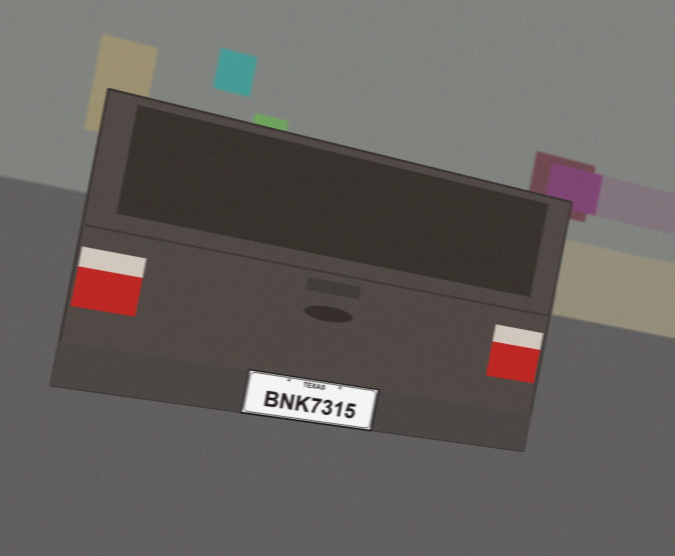
#> input picture samples/angled-street.png, 1349 x 1112 px (shown at 1/2 size)
$ python -i rectify.py   (imports and definitions only)   (older library calls are emulated)
#> lines starting #> are read from the running program, lines starting #| are printed output that depends on the picture
### plateread/util.py
"""Small shared helpers used across the pipeline."""
from __future__ import annotations

from pathlib import Path

import cv2
import numpy as np

ALPHABET = "ABCDEFGHIJKLMNOPQRSTUVWXYZ0123456789"
DIGITS = "0123456789"
LETTERS = "ABCDEFGHIJKLMNOPQRSTUVWXYZ"


# [18 lines left out: functions imread_any, imwrite_any, not called in this run]


def to_gray(img: np.ndarray) -> np.ndarray:
    return cv2.cvtColor(img, cv2.COLOR_BGR2GRAY) if img.ndim == 3 else img


def to_bgr(img: np.ndarray) -> np.ndarray:
    return cv2.cvtColor(img, cv2.COLOR_GRAY2BGR) if img.ndim == 2 else img


# [7 lines left out: function norm8, not called in this run]


def clip8(a: np.ndarray) -> np.ndarray:
    """Clamp to uint8 without rescaling (preserves absolute brightness)."""
    return np.clip(np.asarray(a), 0, 255).astype(np.uint8)


# [16 lines left out: functions resize_max, scale_to_height, not called in this run]


def variance_of_laplacian(gray: np.ndarray) -> float:
    return float(cv2.Laplacian(gray.astype(np.float64), cv2.CV_64F).var())


def rms_contrast(gray: np.ndarray) -> float:
    g = gray.astype(np.float64) / 255.0
    return float(g.std())


def percentile_spread(gray: np.ndarray, lo: float = 5, hi: float = 95) -> float:
    a, b = np.percentile(gray, [lo, hi])
    return float(b - a)


# [11 lines left out: function stroke_width, not called in this run]


def ink_fraction(binary: np.ndarray) -> float:
    return float((binary > 0).mean())


# [19 lines left out: functions box_iou, smooth1d, not called in this run]

### plateread/rectify.py
"""Undoing geometry: perspective, rotation and shear.

These are the distortions that are genuinely, losslessly invertible - a plate
photographed from 40 degrees off-axis still contains every pixel of the
characters, just resampled onto a trapezoid. Getting the geometry right is
usually worth more than any amount of sharpening.
"""
from __future__ import annotations

import cv2
import numpy as np

from .detect import order_quad
from .util import smooth1d, to_gray


# [39 lines left out: functions pad_quad, warp_quad, not called in this run]


def rotate_bound(img: np.ndarray, angle: float) -> np.ndarray:
    """Rotate about the centre, growing the canvas so nothing is clipped."""
    h, w = img.shape[:2]
    c = (w / 2.0, h / 2.0)
    m = cv2.getRotationMatrix2D(c, angle, 1.0)
    cos, sin = abs(m[0, 0]), abs(m[0, 1])
    nw = int(h * sin + w * cos)
    nh = int(h * cos + w * sin)
    m[0, 2] += nw / 2.0 - c[0]
    m[1, 2] += nh / 2.0 - c[1]
    return cv2.warpAffine(img, m, (nw, nh), flags=cv2.INTER_CUBIC,
                          borderMode=cv2.BORDER_REPLICATE)


def _row_profile_energy(gray: np.ndarray) -> float:
    """Sharpness of the horizontal text band.

    When text sits level, the row-wise ink profile has steep shoulders: rows
    inside the band are full, rows outside are empty. Tilt smears that step,
    so the squared row-to-row difference peaks at the correct angle.
    """
    g = gray.astype(np.float64)
    g = cv2.GaussianBlur(g, (3, 3), 0)
    prof = np.abs(cv2.Sobel(g, cv2.CV_64F, 0, 1, ksize=3)).sum(axis=1)
    if prof.size < 4:
        return 0.0
    return float((np.diff(prof) ** 2).sum())


def estimate_rotation(gray: np.ndarray, max_angle: float = 46.0,
                      coarse: float = 2.0, fine: float = 0.25) -> float:
    """Coarse-to-fine search for the angle that makes the text band sharpest."""
    if min(gray.shape[:2]) < 12:
        return 0.0
    small = gray
    if max(gray.shape[:2]) > 400:
        s = 400.0 / max(gray.shape[:2])
        small = cv2.resize(gray, None, fx=s, fy=s, interpolation=cv2.INTER_AREA)

    def score(a: float) -> float:
        return _row_profile_energy(rotate_bound(small, a))

    angles = np.arange(-max_angle, max_angle + 1e-9, coarse)
    best = max(angles, key=score)
    lo, hi = best - coarse, best + coarse
    angles = np.arange(lo, hi + 1e-9, fine)
    best = max(angles, key=score)
    return float(best)


def apply_shear(img: np.ndarray, shear: float) -> np.ndarray:
    """Horizontal shear about the vertical centre (undoes italic slant)."""
    h, w = img.shape[:2]
    dx = abs(shear) * h
    m = np.array([[1.0, shear, -shear * h / 2.0 + dx / 2.0], [0.0, 1.0, 0.0]], np.float64)
    return cv2.warpAffine(img, m, (int(w + dx), h), flags=cv2.INTER_CUBIC,
                          borderMode=cv2.BORDER_REPLICATE)


def estimate_shear(binary: np.ndarray, limit: float = 0.6, step: float = 0.04) -> float:
    """Find the shear that makes the gaps between characters deepest.

    Slanted glyphs overlap in projection and fill the valleys between them.
    The correct de-slant maximises the variance of the column ink profile.
    """
    if min(binary.shape[:2]) < 12:
        return 0.0
    best_s, best_v = 0.0, -1.0
    for s in np.arange(-limit, limit + 1e-9, step):
        sheared = apply_shear(binary, float(s))
        prof = (sheared > 127).sum(axis=0).astype(np.float64)
        if prof.size < 8:
            continue
        v = float(prof.var() + 0.5 * (np.diff(prof) ** 2).mean())
        if v > best_v:
            best_v, best_s = v, float(s)
    return best_s


# [48 lines left out: function trim_border, not called in this run]


def rectify(img: np.ndarray, quad: np.ndarray | None = None, target_h: int = 128,
            do_rotate: bool = True, do_shear: bool = True,
            pad: bool = True, pad_x: float = 0.13, pad_y: float = 0.16) -> np.ndarray:
    """Full geometric normalisation: unwarp, level, de-slant, rescale."""
    gray = to_gray(img)
    if quad is not None:
        q = pad_quad(quad, pad_x, pad_y) if pad else quad
        out = warp_quad(gray, q, target_h=target_h)
    else:
        out = gray

    if do_rotate:
        ang = estimate_rotation(out, max_angle=46.0)
        if abs(ang) > 0.3:
            out = rotate_bound(out, ang)

    if do_shear:
        _, b = cv2.threshold(out, 0, 255, cv2.THRESH_BINARY + cv2.THRESH_OTSU)
        if b.mean() > 127:
            b = 255 - b
        s = estimate_shear(b)
        if abs(s) > 0.02:
            out = apply_shear(out, s)

    if out.shape[0] != target_h and out.shape[0] > 0:
        scale = target_h / float(out.shape[0])
        interp = cv2.INTER_CUBIC if scale > 1 else cv2.INTER_AREA
        out = cv2.resize(out, (max(8, int(round(out.shape[1] * scale))), target_h),
                         interpolation=interp)
    return out

>>> import cv2
>>> picture = cv2.imread('../samples/angled-street.png')
#> picture is the input picture: shape (1112, 1349, 3); mean B, G, R 94.4, 97.6, 101.8
>>> result = rectify(picture)
#> in estimate_rotation, `small = cv2.resize(gray, None, fx=s, fy=s, interpolation=cv2.INTER_AREA)`:
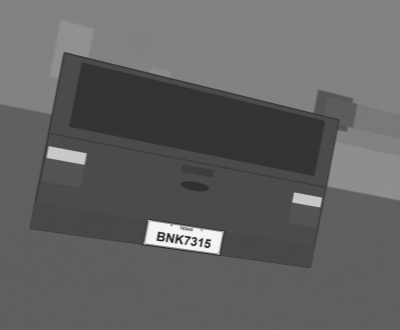
#> small: shape (330, 400); min 31, max 246, mean 98.5
#> in _row_profile_energy, `prof = np.abs(cv2.Sobel(g, cv2.CV_64F, 0, 1, ksize=3)).sum(axis=1)`: prof = 516 values, max 8031.6 at index 295, min 0 at index 0, mean 2441.8
#> in rotate_bound (call 10), `m = cv2.getRotationMatrix2D(c, angle, 1.0)`: m = [[0.883, -0.469, 100.9], [0.469, 0.883, -74.58]]
#> in rotate_bound (call 10), `cos, sin = abs(m[0, 0]), abs(m[0, 1])`: cos = 0.883; sin = 0.469
#> in rotate_bound (call 10), `nw = int(h * sin + w * cos)`: nw = 508
#> in rotate_bound (call 10), `nh = int(h * cos + w * sin)`: nh = 479
#> in rotate_bound (call 10), `return cv2.warpAffine(img, m, (nw, nh), flags=cv2.INTER_CUBIC, borderM..`:
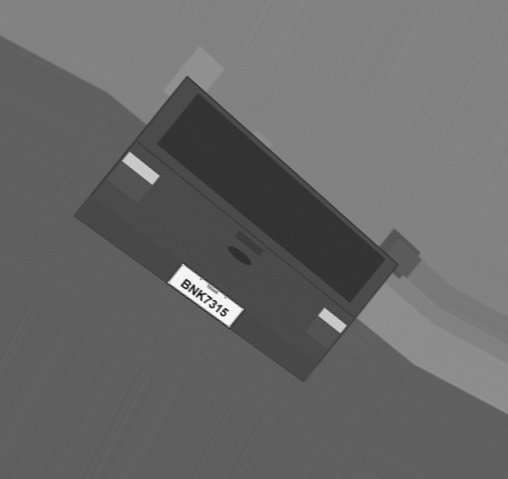
#> returned value: shape (479, 508); min 21, max 255, mean 104.5
#> in rotate_bound (call 11), `m = cv2.getRotationMatrix2D(c, angle, 1.0)`: m = [[0.899, -0.438, 92.57], [0.438, 0.899, -70.98]]
#> in rotate_bound (call 11), `cos, sin = abs(m[0, 0]), abs(m[0, 1])`: cos = 0.899; sin = 0.438
#> in rotate_bound (call 11), `nw = int(h * sin + w * cos)`: nw = 504
#> in rotate_bound (call 11), `nh = int(h * cos + w * sin)`: nh = 471
#> in rotate_bound (call 11), `return cv2.warpAffine(img, m, (nw, nh), flags=cv2.INTER_CUBIC, borderM..`:
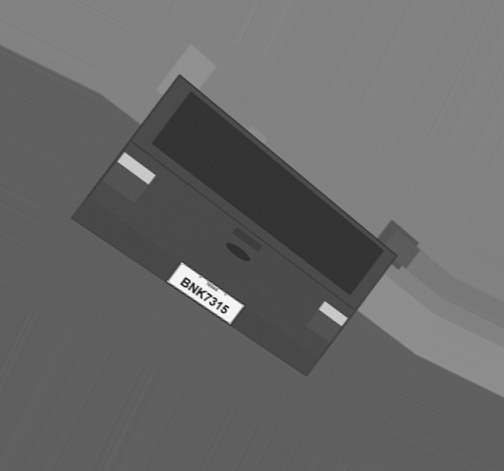
#> returned value: shape (471, 504); min 22, max 255, mean 104.4
#> in rotate_bound (call 12), `m = cv2.getRotationMatrix2D(c, angle, 1.0)`: m = [[0.914, -0.407, 84.4], [0.407, 0.914, -67.08]]
#> in rotate_bound (call 12), `cos, sin = abs(m[0, 0]), abs(m[0, 1])`: cos = 0.914; sin = 0.407
#> in rotate_bound (call 12), `nw = int(h * sin + w * cos)`: nw = 499
#> in rotate_bound (call 12), `nh = int(h * cos + w * sin)`: nh = 464
#> in rotate_bound (call 12), `return cv2.warpAffine(img, m, (nw, nh), flags=cv2.INTER_CUBIC, borderM..`:
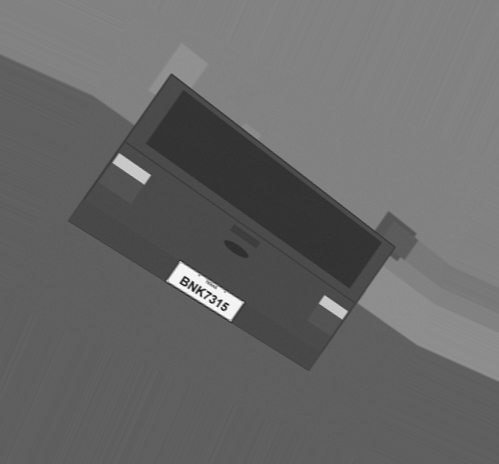
#> returned value: shape (464, 499); min 20, max 255, mean 104.2
#> in rotate_bound (call 13), `m = cv2.getRotationMatrix2D(c, angle, 1.0)`: m = [[0.927, -0.375, 76.37], [0.375, 0.927, -62.91]]
#> in rotate_bound (call 13), `cos, sin = abs(m[0, 0]), abs(m[0, 1])`: cos = 0.927; sin = 0.375
#> in rotate_bound (call 13), `nw = int(h * sin + w * cos)`: nw = 494
#> in rotate_bound (call 13), `nh = int(h * cos + w * sin)`: nh = 455
#> in rotate_bound (call 13), `return cv2.warpAffine(img, m, (nw, nh), flags=cv2.INTER_CUBIC, borderM..`:
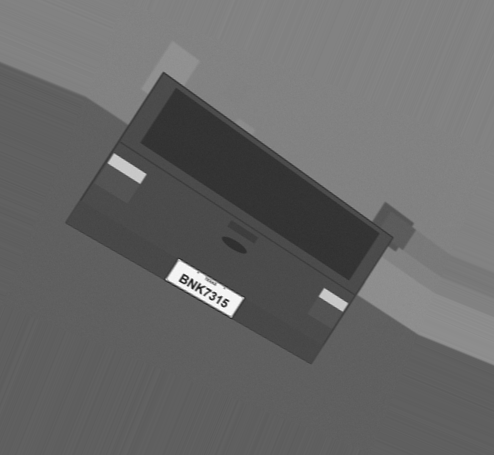
#> returned value: shape (455, 494); min 27, max 255, mean 104
#> in rotate_bound (call 14), `m = cv2.getRotationMatrix2D(c, angle, 1.0)`: m = [[0.94, -0.342, 68.49], [0.342, 0.94, -58.45]]
#> in rotate_bound (call 14), `cos, sin = abs(m[0, 0]), abs(m[0, 1])`: cos = 0.94; sin = 0.342
#> in rotate_bound (call 14), `nw = int(h * sin + w * cos)`: nw = 488
#> in rotate_bound (call 14), `nh = int(h * cos + w * sin)`: nh = 446
#> in rotate_bound (call 14), `return cv2.warpAffine(img, m, (nw, nh), flags=cv2.INTER_CUBIC, borderM..`:
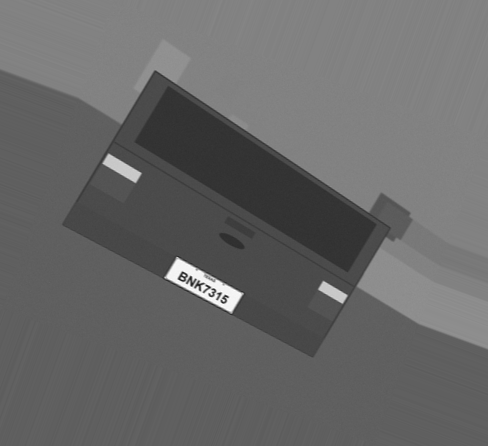
#> returned value: shape (446, 488); min 26, max 255, mean 103.7
#> in rotate_bound (call 15), `m = cv2.getRotationMatrix2D(c, angle, 1.0)`: m = [[0.951, -0.309, 60.78], [0.309, 0.951, -53.73]]
#> in rotate_bound (call 15), `cos, sin = abs(m[0, 0]), abs(m[0, 1])`: cos = 0.951; sin = 0.309
#> in rotate_bound (call 15), `nw = int(h * sin + w * cos)`: nw = 482
#> in rotate_bound (call 15), `nh = int(h * cos + w * sin)`: nh = 437
#> in rotate_bound (call 15), `return cv2.warpAffine(img, m, (nw, nh), flags=cv2.INTER_CUBIC, borderM..`:
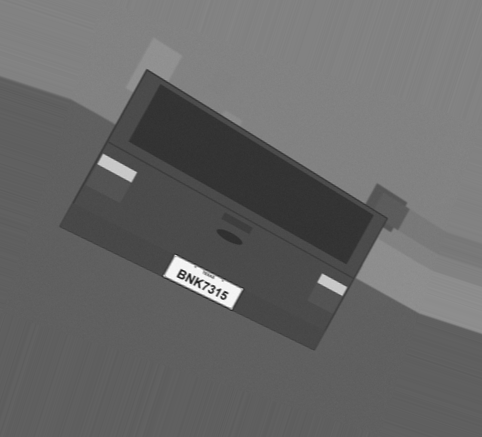
#> returned value: shape (437, 482); min 22, max 255, mean 103.5
#> in estimate_rotation, `best = max(angles, key=score)`: best = 14
#> in estimate_rotation, `lo, hi = best - coarse, best + coarse`: lo = 12; hi = 16
#> in rectify, `ang = estimate_rotation(out, max_angle=46.0)`: ang = 13.75
#> the loop in estimate_shear, `for s in np.arange(-limit, limit + 1e-9, step):` made 31 passes
#> (v, best_v, best_s) on passes 1 to 12: (9120.6, 9120.6, -0.6), (9229.8, 9229.8, -0.56), (9334.8, 9334.8, -0.52), (9434.9, 9434.9, -0.48), (9535.7, 9535.7, -0.44), (9646.1, 9646.1, -0.4), (9767.7, 9767.7, -0.36), (9884.2, 9884.2, -0.32), (9975.9, 9975.9, -0.28), (10038.9, 10038.9, -0.24), (10086.4, 10086.4, -0.2), (10115.3, 10115.3, -0.16)
#> v on passes 16, 25, 26, 27, 28, 29: 10026.7, 11128.9, 10992.2, 10809.4, 10607.8, 10387.6
#> after the loop in estimate_shear, `for s in np.arange(-limit, limit + 1e-9, step):`: best_s = 0.32; best_v = 11174.9
#> in rectify, `s = estimate_shear(b)`: s = 0.32

$ run again, on samples/cctv-small.png
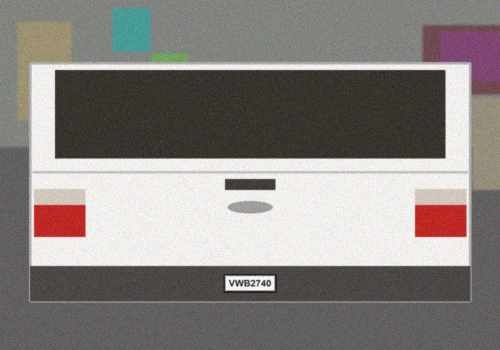
#> input picture samples/cctv-small.png, 500 x 350 px
#> picture is the input picture: shape (350, 500, 3); mean B, G, R 129, 132.4, 137.3
#> prof = 482 values, max 13325.8 at index 307, min 0 at index 0, mean 6936.3
#> in rotate_bound (call 14), `m = cv2.getRotationMatrix2D(c, angle, 1.0)`: m = [[0.94, -0.342, 59.94], [0.342, 0.94, -59.96]]
#> cos = 0.94; sin = 0.342
#> nw = 471
#> nh = 399
#> in rotate_bound (call 14), `return cv2.warpAffine(img, m, (nw, nh), flags=cv2.INTER_CUBIC, borderM..`:
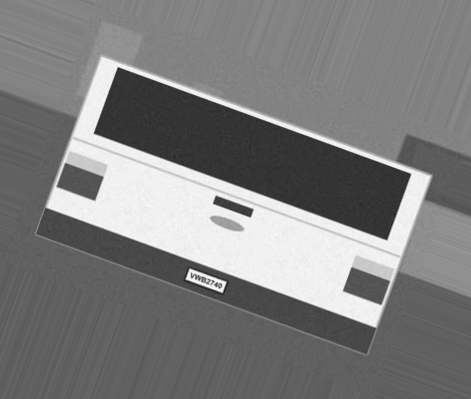
#> returned value: shape (399, 471); min 26, max 255, mean 125.2
#> in rotate_bound (call 15), `m = cv2.getRotationMatrix2D(c, angle, 1.0)`: m = [[0.951, -0.309, 53.05], [0.309, 0.951, -54.95]]
#> cos = 0.951; sin = 0.309
#> nw = 466
#> nh = 389
#> in rotate_bound (call 15), `return cv2.warpAffine(img, m, (nw, nh), flags=cv2.INTER_CUBIC, borderM..`:
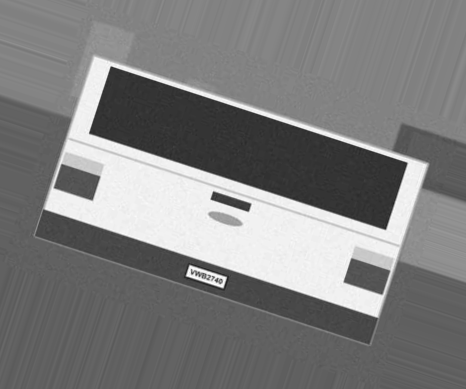
#> returned value: shape (389, 466); min 31, max 255, mean 125.7
#> best = 0
#> lo = -2; hi = 2
#> ang = 0
#> the loop in estimate_shear, `for s in np.arange(-limit, limit + 1e-9, step):` made 31 passes
#> (v, best_v, best_s) on pass 1: (2466.3, 2466.3, -0.6)
#> after the loop in estimate_shear, `for s in np.arange(-limit, limit + 1e-9, step):`: best_s = -0.6; best_v = 2466.3
#> in rectify, `s = estimate_shear(b)`: s = -0.6

$ run again, on samples/eu-defocus.png
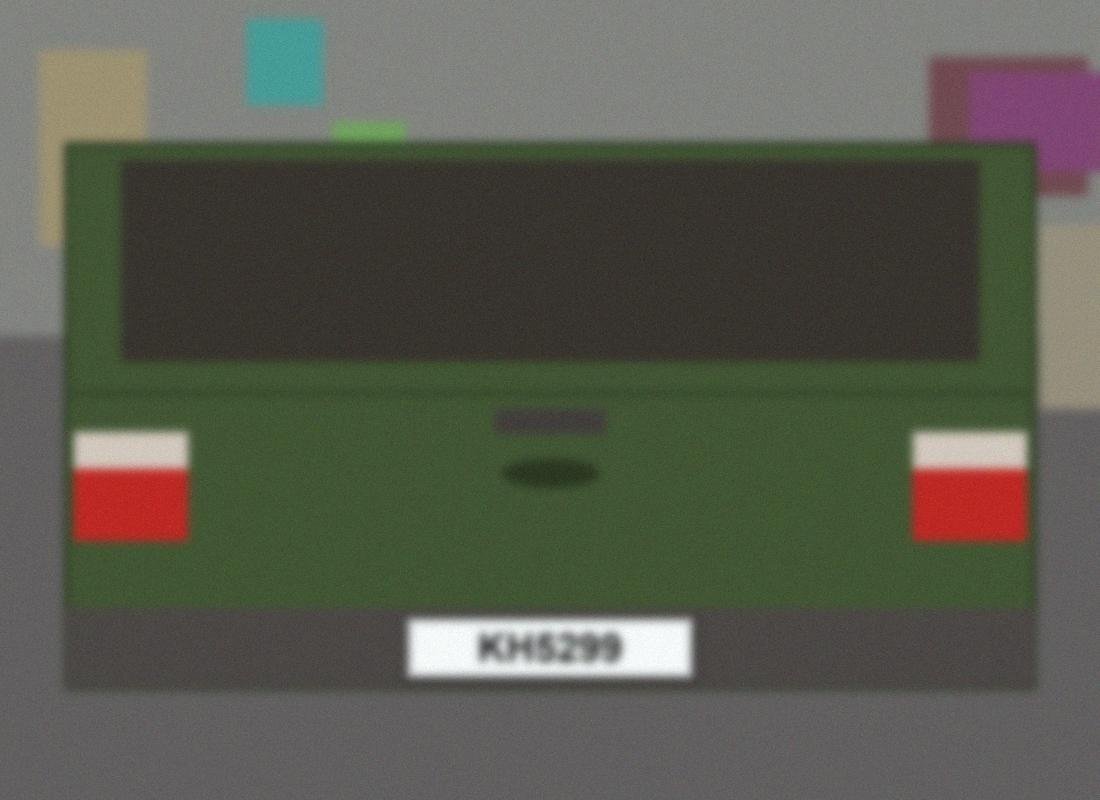
#> input picture samples/eu-defocus.png, 1100 x 800 px
#> picture is the input picture: shape (800, 1100, 3); mean B, G, R 79.2, 90.6, 89.4
#> prof = 489 values, max 6957.4 at index 327, min 0 at index 0, mean 2852
#> in rotate_bound (call 14), `m = cv2.getRotationMatrix2D(c, angle, 1.0)`: m = [[0.94, -0.342, 61.83], [0.342, 0.94, -59.63]]
#> cos = 0.94; sin = 0.342
#> nw = 475
#> nh = 410
#> in rotate_bound (call 14), `return cv2.warpAffine(img, m, (nw, nh), flags=cv2.INTER_CUBIC, borderM..`:
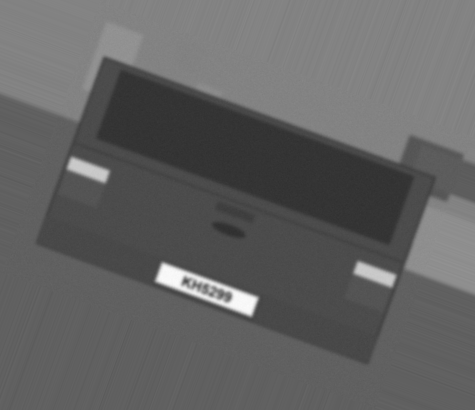
#> returned value: shape (410, 475); min 47, max 251, mean 98.6
#> in rotate_bound (call 15), `m = cv2.getRotationMatrix2D(c, angle, 1.0)`: m = [[0.951, -0.309, 54.75], [0.309, 0.951, -54.68]]
#> cos = 0.951; sin = 0.309
#> nw = 470
#> nh = 400
#> in rotate_bound (call 15), `return cv2.warpAffine(img, m, (nw, nh), flags=cv2.INTER_CUBIC, borderM..`:
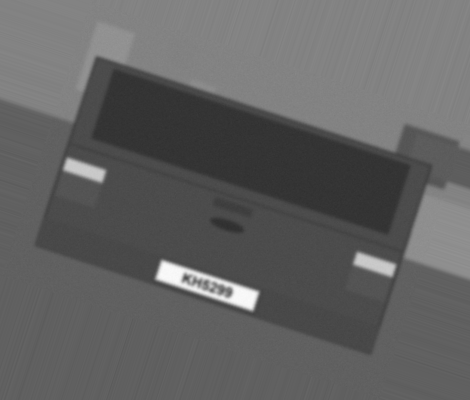
#> returned value: shape (400, 470); min 47, max 251, mean 98.1
#> best = 0
#> lo = -2; hi = 2
#> ang = 0
#> the loop in estimate_shear, `for s in np.arange(-limit, limit + 1e-9, step):` made 31 passes
#> (v, best_v, best_s) on passes 1, 24, 25, 26, 27, 28, 29, 30: (6357.9, 6357.9, -0.6), (6627.9, 6627.9, 0.32), (6886, 6886, 0.36), (7117.5, 7117.5, 0.4), (7267.7, 7267.7, 0.44), (7319.5, 7319.5, 0.48), (7334.6, 7334.6, 0.52), (7335.9, 7335.9, 0.56)
#> after the loop in estimate_shear, `for s in np.arange(-limit, limit + 1e-9, step):`: best_s = 0.56; best_v = 7335.9
#> in rectify, `s = estimate_shear(b)`: s = 0.56
